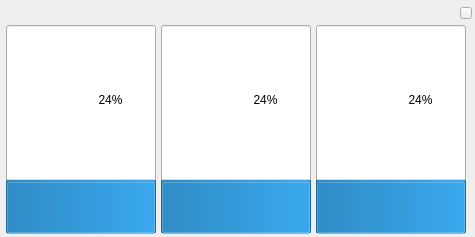
<?xml version="1.0" encoding="UTF-8"?>
<ui version="4.0">
 <class>Form</class>
 <widget class="QWidget" name="Form">
  <property name="geometry">
   <rect>
    <x>0</x>
    <y>0</y>
    <width>475</width>
    <height>237</height>
   </rect>
  </property>
  <property name="windowTitle">
   <string>Form</string>
  </property>
  <layout class="QGridLayout" name="gridLayout">
   <property name="leftMargin">
    <number>0</number>
   </property>
   <property name="topMargin">
    <number>0</number>
   </property>
   <property name="rightMargin">
    <number>0</number>
   </property>
   <property name="bottomMargin">
    <number>0</number>
   </property>
   <property name="spacing">
    <number>0</number>
   </property>
   <item row="0" column="0">
    <widget class="QWidget" name="widget" native="true">
     <layout class="QVBoxLayout" name="verticalLayout">
      <property name="spacing">
       <number>1</number>
      </property>
      <property name="leftMargin">
       <number>1</number>
      </property>
      <property name="topMargin">
       <number>1</number>
      </property>
      <property name="rightMargin">
       <number>1</number>
      </property>
      <property name="bottomMargin">
       <number>1</number>
      </property>
      <item>
       <widget class="QFrame" name="frame">
        <property name="frameShape">
         <enum>QFrame::NoFrame</enum>
        </property>
        <property name="frameShadow">
         <enum>QFrame::Raised</enum>
        </property>
        <layout class="QGridLayout" name="gridLayout_2">
         <property name="leftMargin">
          <number>2</number>
         </property>
         <property name="topMargin">
          <number>2</number>
         </property>
         <property name="rightMargin">
          <number>2</number>
         </property>
         <property name="bottomMargin">
          <number>2</number>
         </property>
         <property name="spacing">
          <number>2</number>
         </property>
         <item row="1" column="0">
          <layout class="QHBoxLayout" name="horizontalLayout">
           <item>
            <widget class="QProgressBar" name="progressBar_CPU">
             <property name="maximumSize">
              <size>
               <width>150</width>
               <height>16777215</height>
              </size>
             </property>
             <property name="value">
              <number>24</number>
             </property>
             <property name="textVisible">
              <bool>true</bool>
             </property>
             <property name="orientation">
              <enum>Qt::Vertical</enum>
             </property>
             <property name="invertedAppearance">
              <bool>false</bool>
             </property>
             <property name="textDirection">
              <enum>QProgressBar::BottomToTop</enum>
             </property>
            </widget>
           </item>
           <item>
            <widget class="QProgressBar" name="progressBar_RAM">
             <property name="maximumSize">
              <size>
               <width>150</width>
               <height>16777215</height>
              </size>
             </property>
             <property name="value">
              <number>24</number>
             </property>
             <property name="orientation">
              <enum>Qt::Vertical</enum>
             </property>
            </widget>
           </item>
           <item>
            <widget class="QProgressBar" name="progressBar_NETWORK">
             <property name="maximumSize">
              <size>
               <width>150</width>
               <height>16777215</height>
              </size>
             </property>
             <property name="autoFillBackground">
              <bool>true</bool>
             </property>
             <property name="value">
              <number>24</number>
             </property>
             <property name="orientation">
              <enum>Qt::Vertical</enum>
             </property>
            </widget>
           </item>
          </layout>
         </item>
         <item row="0" column="0">
          <widget class="QFrame" name="frame_2">
           <property name="frameShape">
            <enum>QFrame::NoFrame</enum>
           </property>
           <property name="frameShadow">
            <enum>QFrame::Raised</enum>
           </property>
           <property name="lineWidth">
            <number>0</number>
           </property>
           <layout class="QGridLayout" name="gridLayout_3">
            <property name="leftMargin">
             <number>0</number>
            </property>
            <property name="topMargin">
             <number>0</number>
            </property>
            <property name="rightMargin">
             <number>0</number>
            </property>
            <property name="bottomMargin">
             <number>0</number>
            </property>
            <property name="spacing">
             <number>0</number>
            </property>
            <item row="0" column="1">
             <widget class="QPushButton" name="pushButton">
              <property name="maximumSize">
               <size>
                <width>12</width>
                <height>12</height>
               </size>
              </property>
              <property name="text">
               <string/>
              </property>
             </widget>
            </item>
            <item row="0" column="0">
             <spacer name="horizontalSpacer">
              <property name="orientation">
               <enum>Qt::Horizontal</enum>
              </property>
              <property name="sizeHint" stdset="0">
               <size>
                <width>40</width>
                <height>20</height>
               </size>
              </property>
             </spacer>
            </item>
           </layout>
          </widget>
         </item>
        </layout>
       </widget>
      </item>
     </layout>
    </widget>
   </item>
  </layout>
 </widget>
 <resources/>
 <connections>
  <connection>
   <sender>pushButton</sender>
   <signal>clicked()</signal>
   <receiver>Form</receiver>
   <slot>close()</slot>
   <hints>
    <hint type="sourcelabel">
     <x>97</x>
     <y>22</y>
    </hint>
    <hint type="destinationlabel">
     <x>116</x>
     <y>49</y>
    </hint>
   </hints>
  </connection>
 </connections>
</ui>
